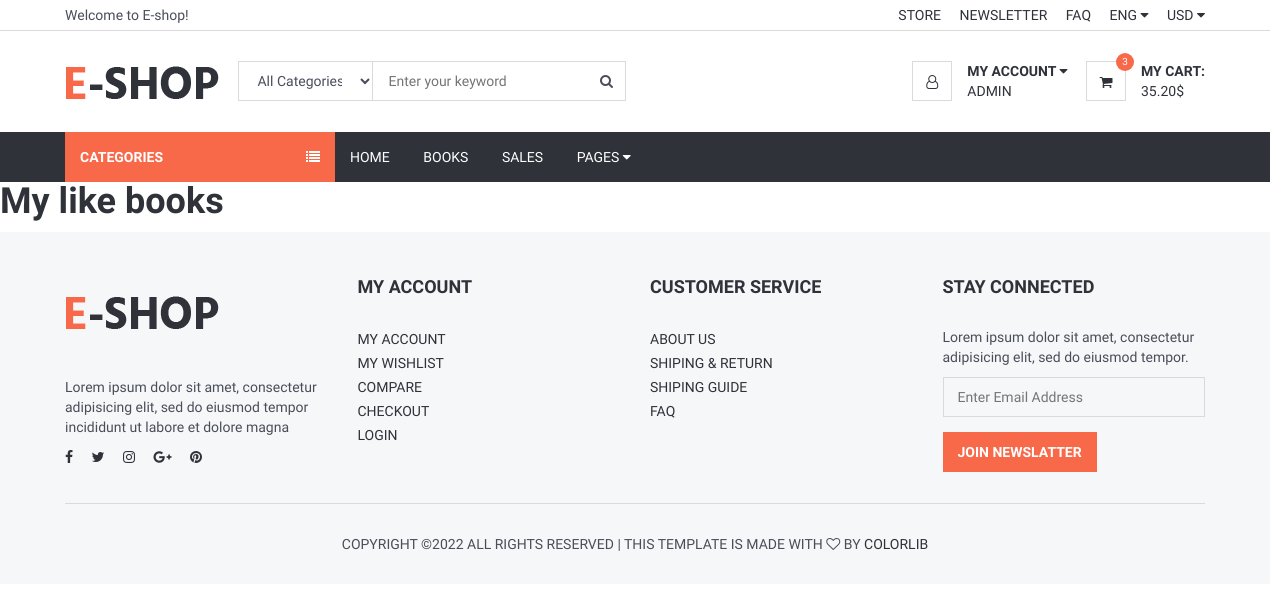
/account/likes/ (signed in), run on an earlier commit of the app's database.
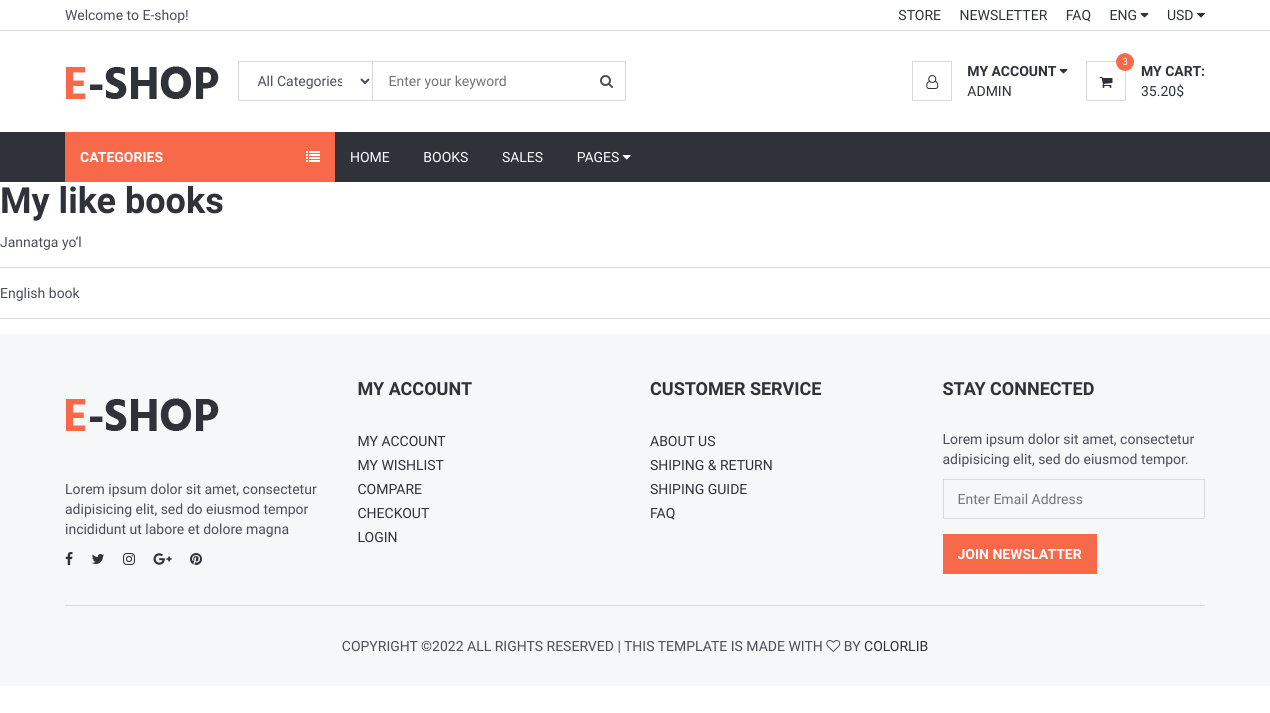
And on a later commit of the database.
### comment/models/like.py (models this page shows, shortened)
class Like(models.Model):
    book = models.ForeignKey(Book, on_delete=models.CASCADE)
    user = models.ForeignKey(Account, on_delete=models.CASCADE)

### book/models/book.py (models this page shows, shortened)
class Book(models.Model):
    name = models.CharField(max_length=100)
    slug = models.SlugField(max_length=100, unique=True)
    cover = models.ImageField(upload_to='book/')
    description = models.TextField()
    created = models.DateTimeField(auto_now_add=True)
    updated = models.DateTimeField(auto_now=True)
    price = models.DecimalField(max_digits=10, decimal_places=2)
    category = models.ForeignKey(Category, on_delete=models.SET_NULL, null=True)
    language = models.ForeignKey(Language, on_delete=models.SET_NULL, null=True)
    authors = models.ForeignKey(Author, on_delete=models.SET_NULL, null=True)
    views = models.IntegerField(default=0)
    likes = models.PositiveIntegerField(default=0)
    rating_avg = models.DecimalField(max_digits=5, decimal_places=2, default=0)

### account/views.py (the view)
# urls.py: path('likes/', views.like_user_list, name='like_user_list'),
def like_user_list(request):
    user = request.user
    likes = Like.objects.filter(user=user)
    context = {
        'likes': likes
    }
    return render(request, 'account/user_like_list.html', context)

### book/context_processors.py (called while the page is built)
def category(request):
    categories = Category.objects.all()
    return {'categories': categories}

def author(request):
    authors = Author.objects.all()
    return {'authors': authors}

def langauge(request):
    langauges = Language.objects.all()
    return {'langauges': langauges}

### templates/account/user_like_list.html
{% extends 'base.html' %}
{% load static %}
{% block content %}
    <h1>My like books</h1>
    {% for like in likes %}
        <p>{{ like.book.name }}</p>
        <hr>
    {% endfor %}
{% endblock %}

What changed in the data, as far as the page shows it:
added Like: book.name "Jannatga yo‘l"
added Like: book.name "English book"
